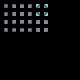

This game map was drawn from its Tiled (.tmx) file and the tilesets committed beside it. A one-line description and the trimmed map source follow:
An orthogonal 20x20 tile map with 4x4 px tiles, 3 tile layers (regions, input_set, output_ground), 3 tilesets.

<map version="1.4" tiledversion="1.4.2" orientation="orthogonal" renderorder="right-down" width="20" height="20" tilewidth="4" tileheight="4" infinite="0" nextlayerid="5" nextobjectid="1">
 <tileset firstgid="1" source="../ground.tsx" />
 <tileset firstgid="65" source="regions.tsx" />
 <tileset firstgid="129" source="../set.tsx" />
 <layer id="1" name="regions" width="20" height="20">
  <data>[400 cells, 24 non-empty, 1 distinct tile ids]</data>
 </layer>
 <layer id="4" name="input_set" width="20" height="20" opacity="0.5">
  <data>[400 cells, 24 non-empty, 24 distinct tile ids]</data>
 </layer>
 <layer id="2" name="output_ground" width="20" height="20" opacity="0.5">
  <data>[400 cells, 24 non-empty, 24 distinct tile ids]</data>
 </layer>
</map>
